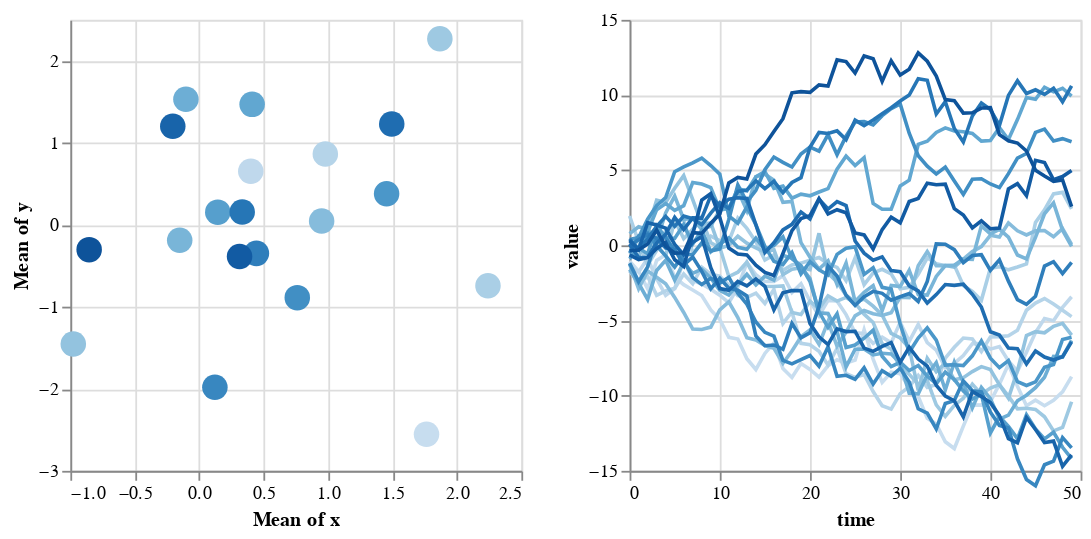

Source (notebook cell):
### Code cell
# Create a 50-element time-series for each object
timeseries = pd.DataFrame(np.random.randn(n_times, n_objects).cumsum(0),
                          columns=locations['id'],
                          index=pd.RangeIndex(0, n_times, name='time'))

# Melt the wide-form timeseries into a long-form view
timeseries = timeseries.reset_index().melt('time')

# Merge the (x, y) metadata into the long-form view
timeseries['id'] = timeseries['id'].astype(int)  # make merge not complain
data = pd.merge(timeseries, locations, on='id')

# Data is prepared, now make a chart

selector = alt.selection_single(empty='all', fields=['id'])

base = alt.Chart(data).properties(
    width=250,
    height=250
).add_selection(selector)

points = base.mark_point(filled=True, size=200).encode(
    x='mean(x)',
    y='mean(y)',
    color=alt.condition(selector, 'id:O', alt.value('lightgray'), legend=None),
).interactive()

timeseries = base.mark_line().encode(
    x='time',
    y=alt.Y('value', scale=alt.Scale(domain=(-15, 15))),
    color=alt.Color('id:O', legend=None)
).transform_filter(
    selector
)

points | timeseries

### Figure 1 — Vega-Lite specification as saved in the notebook (floating-point values rounded to 4 significant figures; data arrays with more than 128 entries replaced by an {"elided": "..."} marker saying what was removed)
{"$schema": "https://vega.github.io/schema/vega-lite/v2.4.3.json", "config": {"view": {"height": 300, "width": 400}}, "hconcat": [{"data": {"values": {"elided": "1000 records"}}, "encoding": {"color": {"condition": {"field": "id", "legend": null, "selection": "selector001", "type": "ordinal"}, "value": "lightgray"}, "x": {"aggregate": "mean", "field": "x", "type": "quantitative"}, "y": {"aggregate": "mean", "field": "y", "type": "quantitative"}}, "height": 250, "mark": {"filled": true, "size": 200, "type": "point"}, "selection": {"selector001": {"empty": "all", "fields": ["id"], "on": "click", "resolve": "global", "type": "single"}, "selector002": {"bind": "scales", "encodings": ["x", "y"], "mark": {"fill": "#333", "fillOpacity": 0.125, "stroke": "white"}, "on": "[mousedown, window:mouseup] > window:mousemove!", "resolve": "global", "translate": "[mousedown, window:mouseup] > window:mousemove!", "type": "interval", "zoom": "wheel!"}}, "width": 250}, {"data": {"values": {"elided": "1000 records"}}, "encoding": {"color": {"field": "id", "legend": null, "type": "ordinal"}, "x": {"field": "time", "type": "quantitative"}, "y": {"field": "value", "scale": {"domain": [-15, 15]}, "type": "quantitative"}}, "height": 250, "mark": "line", "selection": {"selector001": {"empty": "all", "fields": ["id"], "on": "click", "resolve": "global", "type": "single"}}, "transform": [{"filter": {"selection": "selector001"}}], "width": 250}]}
